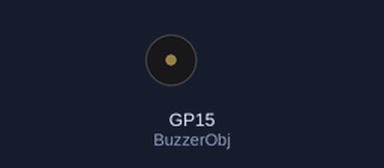
Simulated run of this program. Board: Raspberry Pi Pico running MicroPython. On the bench: buzzer (waves = sounding). What the program prints to the serial console is not drawn. At 19.1 s the program stops and its outputs stay as they are.

Above: at 2.8 s.
At 17.2 s:
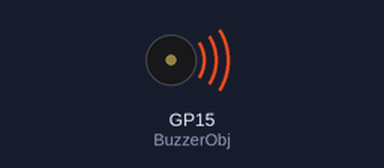
Timing chart, 0 to 19.6 s (numbered marks = the images above):
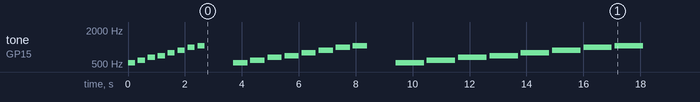

The program:

octaves.py
```python
#*********************Mario The Maker 2022*******************
#************************** Pico Fun ************************
#************************** Hack Away ***********************


from machine import Pin, PWM
from time import sleep

buzzerPIN=15
BuzzerObj = PWM(Pin(buzzerPIN))

def buzzer(buzzerPinObject,frequency,note_duration,rest_duration):

    # Set duty cycle to a positive value to emit sound from buzzer
    buzzerPinObject.duty_u16(int(65536*0.1))
    # Set frequency
    buzzerPinObject.freq(frequency)
    # wait for sound duration
    sleep(note_duration)
    # Set duty cycle to zero to stop sound
    buzzerPinObject.duty_u16(int(65536*0))
    # Wait for sound interrumption, if needed
    sleep(rest_duration)
    print(frequency)


#NoteLength
#0.0625 sixtenth
#0.125 eighth
#0.25 Quarter
#0.5  Half
#1	  Whole

#set translation table from note to frequency
#Starts at C5
c=523  #c
cc=554 #c#
d=587  #d
dd=622 ##
e=659  #e
f=698  #f
ff=739 ##
g=784 #g
gg=830 ##
a=880  #a
aa=932 ##
b=987  #b
c2=1046  #c6


#Play Scales Quarter notes

buzzer(BuzzerObj,c,0.25,0.1)
buzzer(BuzzerObj,d,0.25,0.1)
buzzer(BuzzerObj,e,0.25,0.1)
buzzer(BuzzerObj,f,0.25,0.1)
buzzer(BuzzerObj,g,0.25,0.1)
buzzer(BuzzerObj,a,0.25,0.1)
buzzer(BuzzerObj,b,0.25,0.1)
buzzer(BuzzerObj,c2,0.25,1)#last one rest for 1 whole


#Play Scales half notes

buzzer(BuzzerObj,c,0.5,0.1)
buzzer(BuzzerObj,d,0.5,0.1)
buzzer(BuzzerObj,e,0.5,0.1)
buzzer(BuzzerObj,f,0.5,0.1)
buzzer(BuzzerObj,g,0.5,0.1)
buzzer(BuzzerObj,a,0.5,0.1)
buzzer(BuzzerObj,b,0.5,0.1)
buzzer(BuzzerObj,c2,0.5,1)


#Play Scales whole notes

buzzer(BuzzerObj,c,1,0.1)
buzzer(BuzzerObj,d,1,0.1)
buzzer(BuzzerObj,e,1,0.1)
buzzer(BuzzerObj,f,1,0.1)
buzzer(BuzzerObj,g,1,0.1)
buzzer(BuzzerObj,a,1,0.1)
buzzer(BuzzerObj,b,1,0.1)
buzzer(BuzzerObj,c2,1,1)


#Deactivates the buzzer
BuzzerObj.deinit()


#*********************** Notes to frequency *********************************
#Octave1 Notes:      c1      d1      e1      f1      g1      a1      b1
#/* 1st octave */   {32.703, 36.708, 41.203, 43.654, 48.990, 55.000, 61.735},

#/Octave2 Notes:      c2      d2      e2      f2      g2       a2       b2
#/* 2nd octave */   {65.406, 73.416, 82.407, 87.307, 97.999, 110.000, 123.470},

#/Octave3 Notes:       c3       d3       e3       f3       g3       a3       b3
#/* 3rd octave */   {130.810, 146.830, 164.810, 174.610, 196.000, 220.000, 246.940},

#/Octave4 Notes:       c4       d4       e4       f4       g4       a4       b4
#/* 4th octave */   {261.630, 293.660, 329.630, 349.230, 392.000, 440.000, 493.880},

#/Octave5 Notes:       c5       d5       e5       f5       g5       a5       b5
#/* 5th octave */   {523.250, 587.330, 659.250, 698.460, 783.990, 880.000, 987.770},

#/Octave6 Notes:        c6        d6        e6        f6        g6        a6        b6
#/* 6th octave */   {1046.500, 1174.700, 1318.500, 1396.900, 1568.000, 1760.000, 1979.500},

#/Octave7 Notes:        c7        d7        e7        f7        g7        a7        b7
#/* 7th octave */   {2093.000, 2349.300, 2637.000, 2793.800, 3136.000, 3520.000, 3951.100}

#Notes to frequency Sharps

#/Octave1 Sharps:     C1      D1      F1      G1      A1
#/* 1st octave */   {34.648, 38.891, 46.249, 51.913, 58.270},

#/Octave2 Sharps:     C2      D2      F2       G2       A2
#/* 2nd octave */   {69.296, 77.782, 92.499, 103.830, 116.540},

#/Octave3 Sharps:      C3       D3       F3       G3       A3
#/* 3rd octave */   {138.590, 155.560, 185.000, 207.650, 233.080},

#/Octave4 Sharps:      C4       D4       F4       G4       A4
#/* 4th octave */   {277.184, 311.130, 369.990, 415.300, 466.160},

#/Octave5 Sharps:      C5       D5       F5       G5       A5
#/* 5th octave */   {554.370, 622.250, 739.990, 830.610, 932.330},

#/Octave6 Sharps:       C6        D6        F6        G6        A6
#/* 6th octave */   {1108.700, 1244.500, 1480.000, 1661.200, 1864.700},

#/Octave7 Sharps:       C7        D7        F7        G7        A7
#/* 7th octave */   {2217.500, 2489.000, 2960.000, 3322.400, 3729.300}
```

Measured:
- by itself, tone on GP15 (BuzzerObj): plays 523 Hz for 0.25 s, 587 Hz for 0.25 s, 659 Hz for 0.25 s, 698 Hz for 0.25 s, 784 Hz for 0.25 s, 880 Hz for 0.25 s … (24 notes in this stretch)
